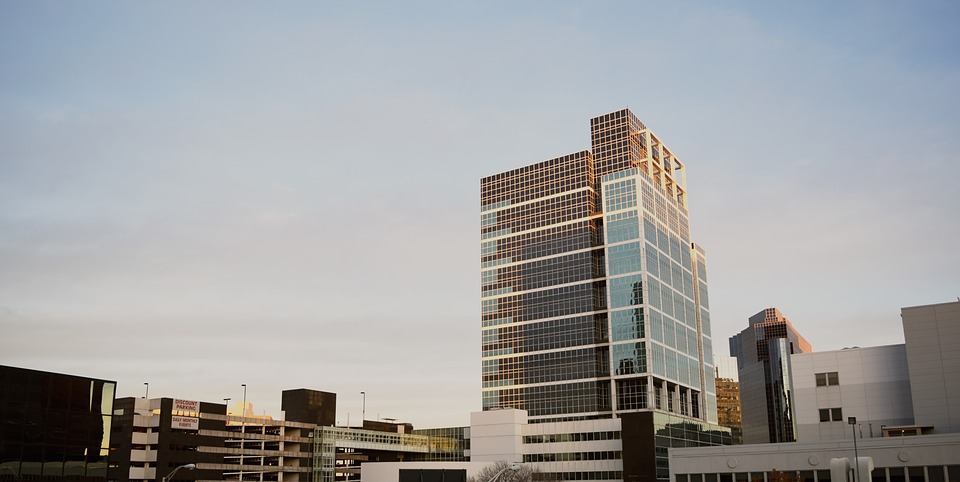
%> input picture img_source/10.jpg, 960 x 482 px
$ octave project.m   (GNU Octave 9; MATLAB toolbox functions it lacks are replaced by stand-ins)
%> lines starting %> are read from the running program, lines starting %| are printed output that depends on the picture
close all
clear all
clc
im1 = imread('D:\Matlab-Digital-Image-Processing\img_source\10.jpg');
%> im1 is the input picture: size 482x960x3 uint8; mean R, G, B 157.7, 158.1, 158.7
im2 = imread('D:\Matlab-Digital-Image-Processing\img_source\11.jpg');
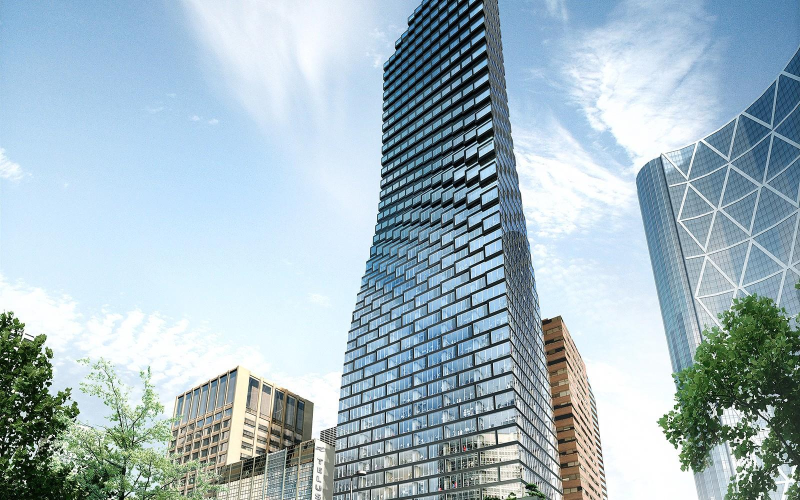
%> input picture img_source/11.jpg, 1600 x 1000 px (shown at 1/2 size)
%> im2 is the input picture: size 1000x1600x3 uint8; mean R, G, B 163.5, 184.1, 193.6
H = fspecial('gaussian',[5,5]);
M1 = imfilter(im1,H,'replicate');
M2 = imfilter(im2,H,'replicate');
YCBCR1 = rgb2ycbcr(M1);
%> YCBCR1: size 482x960x3 uint8; mean of channels 1, 2, 3 151.8, 128.3, 127.8
YCBCR2 = rgb2ycbcr(M2);
%> YCBCR2: size 1000x1600x3 uint8; mean of channels 1, 2, 3 169.7, 135.2, 118.3
X1 = imfilter(YCBCR1(:,:,1),H,'replicate');
X2 = imfilter(YCBCR2(:,:,1),H,'replicate');
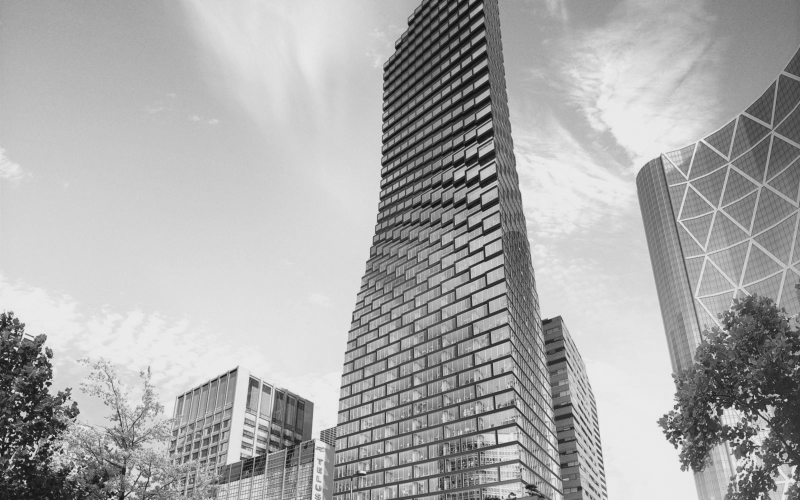
%> X2: size 1000x1600 uint8 (shown at 1/2 size); min 17, max 235, mean 169.7
YCBCR1(:,:,1) = X1;
%> YCBCR1: size 482x960x3 uint8; mean of channels 1, 2, 3 151.8, 128.3, 127.8
YCBCR2(:,:,1) = X2;
%> YCBCR2: size 1000x1600x3 uint8; mean of channels 1, 2, 3 169.7, 135.2, 118.3
J1 = imnoise(YCBCR1(:,:,1),'gaussian');
J2 = imnoise(YCBCR2(:,:,1),'gaussian');
s1 = size(J1')
%> s1 = [960 482]
s2 = size(J2')
%> s2 = [1600 1000]
% performing dct on the image
dct_im1 = dct2(J1);
dct_im2 = dct2(J2);
%estimating noise
%selecting high frequency part
sigma1 = dct_im1(360:end,760:end).*dct_im1(360:end,760:end);
sigma2 = dct_im2(360:end,760:end).*dct_im2(360:end,760:end);
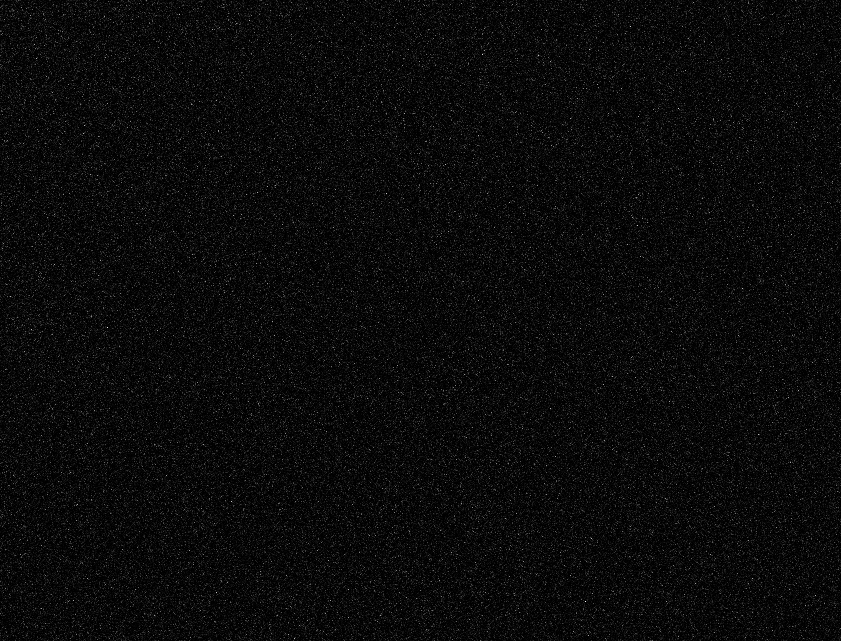
%> sigma2: size 641x841 double; min 9.61e-12, max 14412.2, mean 617.2; drawn with min black and max white
s3 = size(sigma1')
%> s3 = [201 123]
s4 = size(sigma2')
%> s4 = [841 641]
xs3 = [1:s3(1)];
%> xs3 = 201 values from 1 to 201
ys3 = [1:s3(2)];
%> ys3 = 123 values from 1 to 123
xs4 = [1:s4(1)];
%> xs4 = 841 values from 1 to 841
ys4 = [1:s4(2)];
%> ys4 = 641 values from 1 to 641
[xs3,ys3] = meshgrid(xs3,ys3);
[xs4,ys4] = meshgrid(xs4,ys4);
figure;
surface(xs3,ys3,sigma1)
view(60,45)
title('Noise sample1')
figure;
surface(xs4,ys4,sigma2)
view(60,45)
title('Noise sample2')
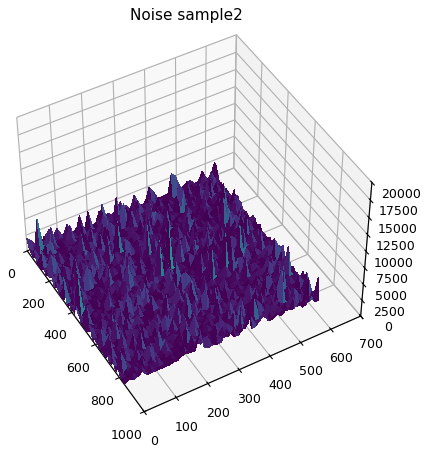
%> figure redrawn from the program's plot data
% estimating the noise from the selected quadrant
noise_var1 = mean(mean(sigma1));
%> noise_var1 = 635.2
noise_var2 = mean(mean(sigma2));
%> noise_var2 = 617.2
% beta is the varaible that control the noise removal
% let us assume a beta of 1; the higher beta is set to,
% the more aggresive is the noise removal
beta = 1.0
noise_var1 = beta*noise_var1;
noise_var2 = beta*noise_var2;

signal_var1 = dct_im1.*dct_im1 + 0.001;
signal_var2 = dct_im2.*dct_im2 + 0.001;
wiener_filter1 = 1 + (noise_var1./signal_var1);
wiener_filter1 = 1./wiener_filter1;
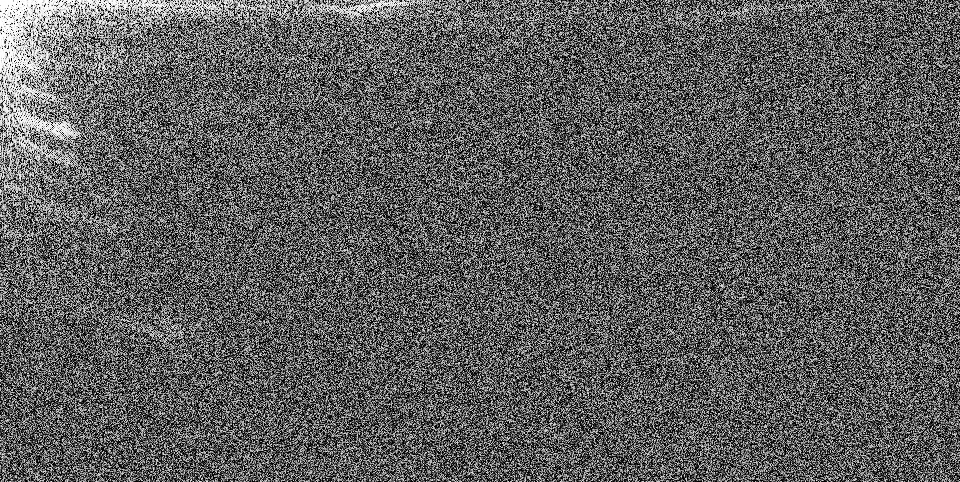
%> wiener_filter1: size 482x960 double; min 1.57e-06, max 1, mean 0.368
wiener_filter2 = 1 + (noise_var2./signal_var2);
wiener_filter2 = 1./wiener_filter2;
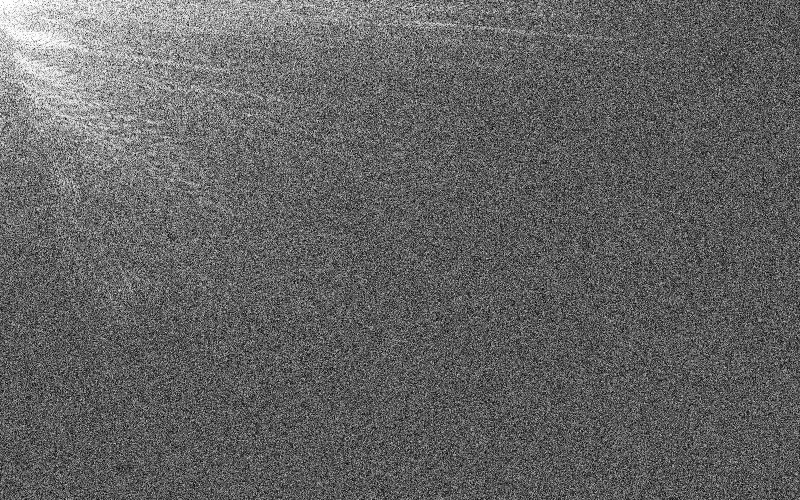
%> wiener_filter2: size 1000x1600 double (shown at 1/2 size); min 1.62e-06, max 1, mean 0.389
% Apply the Wiener Filter DCT coefficients
filtered_dct1 = dct_im1.*wiener_filter1;
filtered_dct2 = dct_im2.*wiener_filter2;
% Inverse DCT transform to reconstruct image
filtered_dct_image1 = idct2(filtered_dct1)/255;
figure;
imshowpair(J1, uint8(filtered_dct_image1), 'montage');
title('Noisy Image (left), DCT filtered (right)');
filtered_dct_image2 = idct2(filtered_dct2)/255;
figure;
imshowpair(J2, uint8(filtered_dct_image2), 'montage');
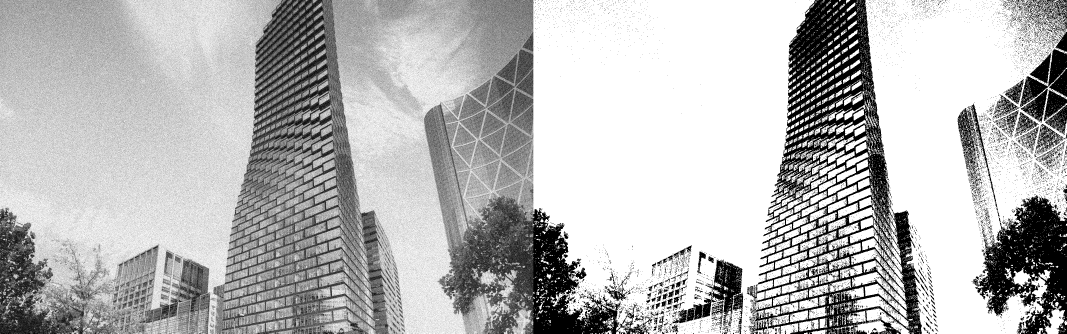
%> displayed picture: size 1000x3200, on the screen's scale of 0 to 255 (shown at 1/3 size); min 0, max 255, mean 182.6
title('Noisy Image (left), DCT filtered (right)');
